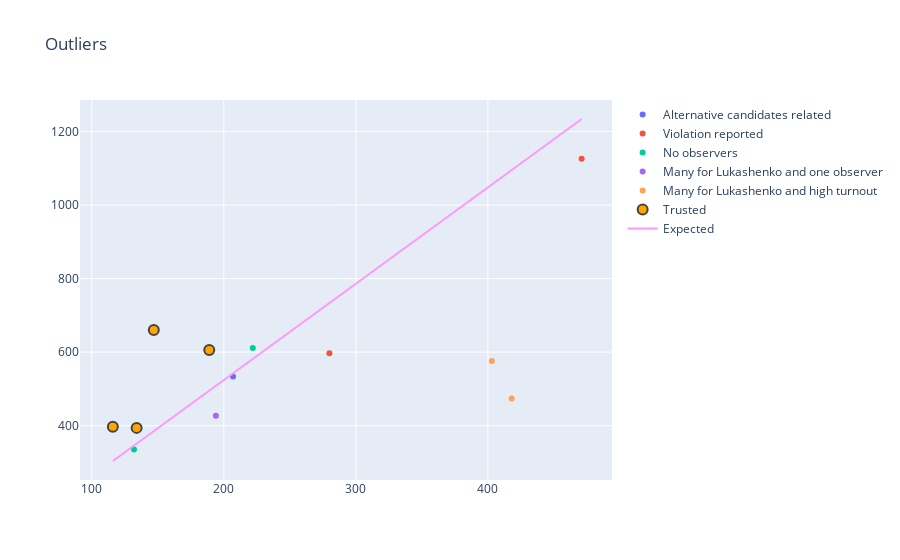

The code cell stored with this chart in its notebook:
### Code cell
tih_chart('town_over100', 3)

### Figure 1 — Plotly figure (JSON) as saved in the notebook; plotly's stock layout.template omitted (floating-point values rounded to 4 significant figures)
{"data": [{"mode": "markers", "name": "Alternative candidates related", "text": ["03-096-0041"], "type": "scatter", "x": [207], "y": [534]}, {"mode": "markers", "name": "Violation reported", "text": ["03-096-0004", "03-096-0045"], "type": "scatter", "x": [280, 471], "y": [597, 1126]}, {"mode": "markers", "name": "No observers", "text": ["03-096-0009", "03-096-0026"], "type": "scatter", "x": [132, 222], "y": [335, 611]}, {"mode": "markers", "name": "Many for Lukashenko and one observer", "text": ["03-096-0036"], "type": "scatter", "x": [194], "y": [427]}, {"mode": "markers", "name": "Many for Lukashenko and high turnout", "text": ["03-096-0031", "03-096-0043"], "type": "scatter", "x": [403, 418], "y": [576, 474]}, {"mode": "markers", "name": "Mess in official data", "text": [], "type": "scatter", "x": [], "y": []}, {"mode": "markers", "name": "Trusted outlier", "text": [], "type": "scatter", "x": [], "y": []}, {"marker": {"color": "orange", "line": {"width": 2}, "size": 10}, "mode": "markers", "name": "Trusted", "text": ["03-096-0008", "03-096-0023", "03-096-0038", "03-096-0039"], "type": "scatter", "x": [116, 189, 134, 147], "y": [397, 606, 394, 660]}, {"fillcolor": "orange", "mode": "lines", "name": "Expected", "text": ["03-096-0004", "03-096-0008", "03-096-0009", "03-096-0023", "03-096-0026", "03-096-0031", "03-096-0036", "03-096-0038", "03-096-0039", "03-096-0041", "03-096-0043", "03-096-0045"], "type": "scatter", "x": [280, 116, 132, 189, 222, 403, 194, 134, 147, 207, 418, 471], "y": [733.6, 303.9, 345.8, 495.2, 581.6, 1056.0, 508.3, 351.1, 385.1, 542.3, 1095.0, 1234.0]}], "layout": {"title": {"text": "Outliers"}}}
